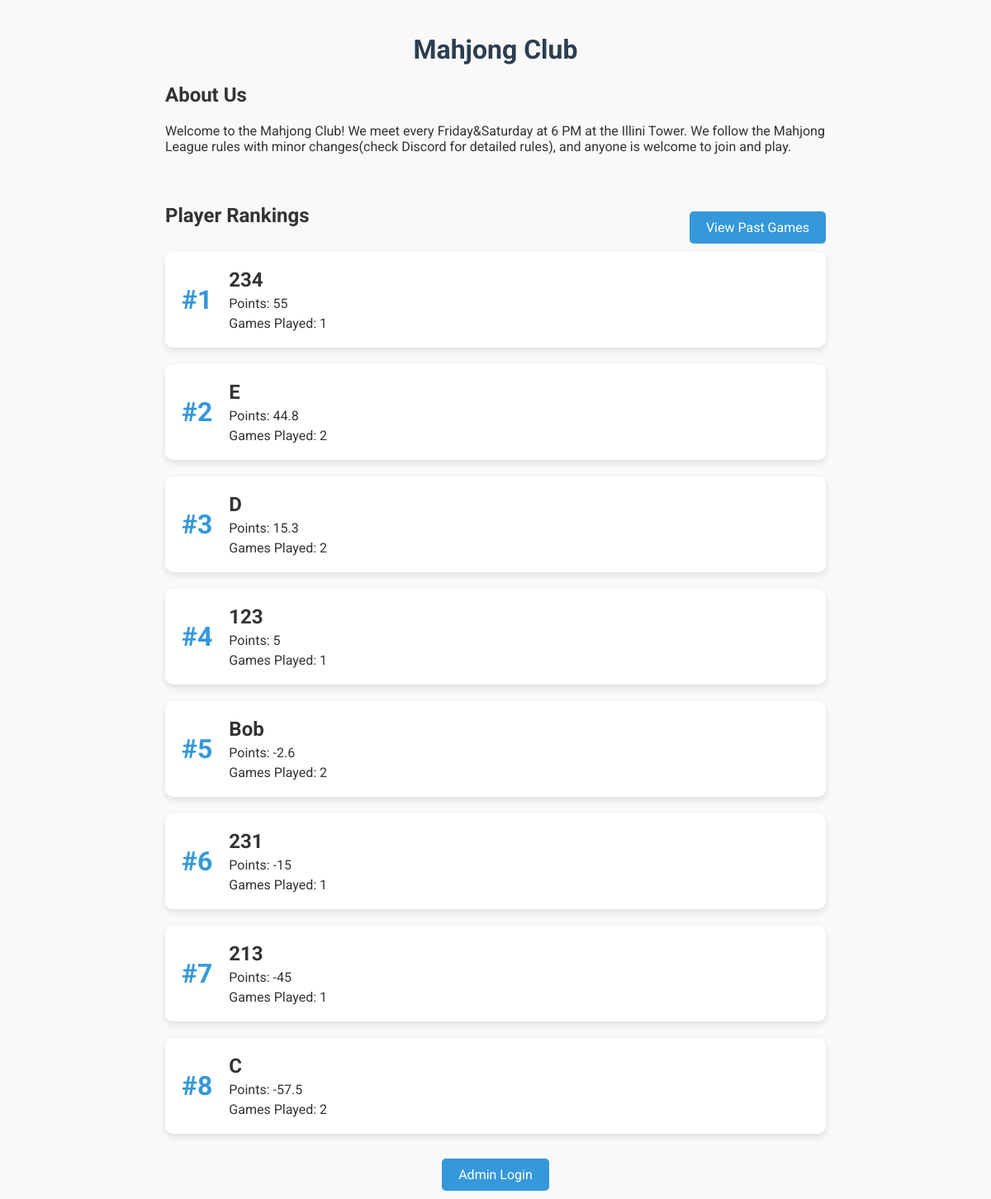
The page / on the database its author committed.
### tables this page shows
CREATE TABLE players (
    player_id INTEGER PRIMARY KEY AUTOINCREMENT,
    name TEXT UNIQUE NOT NULL,
    games_played INTEGER DEFAULT 0,
    rank1_count INTEGER DEFAULT 0,
    rank2_count INTEGER DEFAULT 0,
    rank3_count INTEGER DEFAULT 0,
    rank4_count INTEGER DEFAULT 0
);

### app.py (the view)
@app.route("/")
def home():
    conn = get_db_connection()
    cursor = conn.cursor()
    cursor.execute("""
    SELECT
        p.name,
        COUNT(g.game_id) AS games_played,
        SUM(CASE
            WHEN g.player1 = p.name THEN g.final_score1
            WHEN g.player2 = p.name THEN g.final_score2
            WHEN g.player3 = p.name THEN g.final_score3
            WHEN g.player4 = p.name THEN g.final_score4
            ELSE 0
        END) AS total_points
    FROM players p
    LEFT JOIN games g
        ON p.name IN (g.player1, g.player2, g.player3, g.player4)
    GROUP BY p.name
    ORDER BY total_points DESC
    """)
    players = cursor.fetchall()
    conn.close()
    rounded_players = []
    for player in players:
        rounded_player = dict(player)
        rounded_player['total_points'] = round(player['total_points'], 1)
        rounded_players.append(rounded_player)
    return render_template("home.html", players=rounded_players)

### app.py (called while the page is built)
def get_db_connection():
    conn = sqlite3.connect('mahjong.db')
    conn.row_factory = sqlite3.Row  # Return rows as dictionaries
    return conn

### templates/home.html (shortened to what this page needs)
<!DOCTYPE html>
<html lang="en">
<head>
</head>
<body>
    <div class="container">
        <h1>Mahjong Club</h1>
        <div class="section">
            <h2>About Us</h2>
            <p>Welcome to the Mahjong Club! We meet every Friday&Saturday at 6 PM at the Illini Tower. We follow the Mahjong League rules with minor changes(check Discord for detailed rules), and anyone is welcome to join and play.</p>
        </div>
        <div class="section">
            <div class="ranking-header">
                <h2>Player Rankings</h2>
                <div class="past-games-link">
                    <a href="{{ url_for('view_past_games') }}">View Past Games</a>
                </div>
            </div>
            {% for player in players %}
            <a href="{{ url_for('player_statistics', player_name=player['name']) }}" class="ranking-card">
                <div class="rank">#{{ loop.index }}</div>
                <div class="player-details">
                    <div class="player-name">{{ player['name'] }}</div>
                    <div class="points">Points: {{ player['total_points'] }}</div>
                    <div class="games-played">Games Played: {{ player['games_played'] }}</div>
                </div>
            </a>
            {% endfor %}
        </div>
        <div class="admin-link">
            <a href="/admin-login">Admin Login</a>
        </div>
    </div>
</body>
</html>

### templates/home.html (style rules this page uses)
body { font-family: 'Roboto', sans-serif; background-color: #f9f9f9; color: #333; margin: 0; padding: 20px; }
.container { max-width: 800px; margin: 0 auto; }
h1 { text-align: center; color: #2c3e50; }
.section { margin-bottom: 40px; }
.ranking-header { display: flex; justify-content: space-between; align-items: center; margin-bottom: 10px; }
.ranking-card { background-color: #ffffff; box-shadow: 0 4px 8px rgba(0, 0, 0, 0.1); border-radius: 10px; padding: 20px; margin-bottom: 20px; display: flex; align-items: center; transition: transform 0.2s; text-decoration: none; color: inherit; }
.rank { font-size: 2em; font-weight: bold; color: #3498db; margin-right: 20px; }
.player-details { flex-grow: 1; }
.player-name { font-size: 1.5em; font-weight: 700; }
.points, .games-played { font-size: 1em; margin-top: 5px; }
.admin-link, .past-games-link { text-align: center; margin-top: 30px; }
.admin-link a, .past-games-link a { text-decoration: none; background-color: #3498db; color: #ffffff; padding: 10px 20px; border-radius: 5px; transition: background-color 0.3s; }

### rows shown on the page
players: name "Bob", total_points "-2.6", games_played "2"

### other values the page prints
{{ player['name'] }} "234" "E" "D" "123" "231" "213" "C"
{{ player['total_points'] }} "55" "44.8" "15.3" "5" "-15" "-45" "-57.5"
{{ player['games_played'] }} "1" "2" "2" "1" "1" "1" "2"
